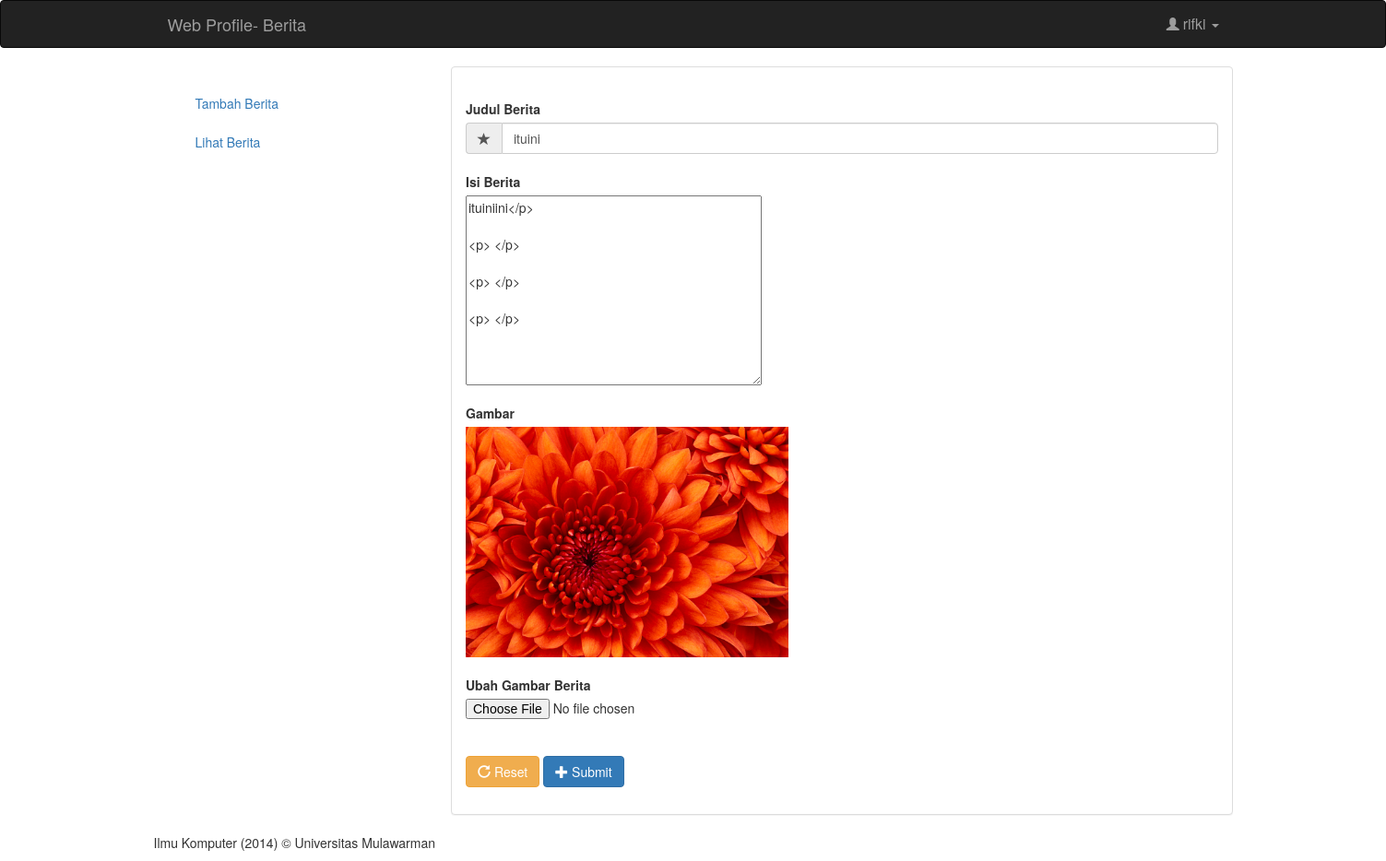
/admin/berita/index.php?link=formubahberita.php&id=57 (signed in), run on the app's committed database.
### tables this page shows
CREATE TABLE `tbl_berita` (
  `id_berita` tinyint(10) NOT NULL,
  `nim` int(10) NOT NULL,
  `judul` varchar(255) NOT NULL,
  `isi` text NOT NULL,
  `tanggal` varchar(30) NOT NULL,
  `gambar` text NOT NULL,
  `gambar2` text NOT NULL
);

### admin/berita/formubahberita.php (the view, shortened to what this page needs)
<?php
include "koneksi.php";
        $id_berita  = $_GET['id'];
        $query = mysqli_query($koneksi, "SELECT * FROM tbl_berita WHERE id_berita='$id_berita'") or die('Query Error : '.mysqli_error($koneksi));
        $data  = mysqli_fetch_assoc($query);
        $judul_berita   = $data['judul'];
        $isi_berita     = $data['isi'];
        $gambar         = $data['gambar'];
?>
<div class="container">
      <div class="row">
      <div class="col-md-9 col-sm-9">
       <div class="panel panel-default">
       <div class="panel-body">
      <form class="form-horizontal" method="post" action="proses_ubahberita.php" name="frmBerita" enctype="multipart/form-data">
  	    <br>
            <label for="judul_berita">Judul Berita</label>
            <div class="input-group">
           <span class="input-group-addon"><span class="glyphicon glyphicon-star"></span></span>
          <input type="text" class="form-control" name="jdl_berita" placeholder="Judul Berita" value="<?php echo $judul_berita; ?>" required />
        </div>
                <br>
            <label for="inputIsiBerita">Isi Berita</label>
            <div class="input-group">
            <textarea class="ckeditor" required rows="10" cols="40" name="isi_berita" placeholder="Isi Berita" value=<?php echo $isi_berita; ?>   </textarea>
            <br>
            <br>
            <label for="gambarberita">Gambar</label>
            <div class="input-group">
            <img data-src="holder.js/300x200" alt="300x200" src="<?=$gambar;?>" style="width: 350px; height: 250px;"/>
    </div>
   <br>
     <label for="inputGambar">Ubah Gambar Berita</label>
	 <input type="file" id="inputGambar" name="gbr_berita" value="<?=$gambar;?>"/><br><br>
 <div class="form-actions">
         <button class="btn btn-warning" type="reset"><span class="glyphicon glyphicon-repeat"></span> Reset</button></a>
         <button type="submit" class="btn btn-primary"><span class="glyphicon glyphicon-plus"></span> Submit</button>
		 </div>
</form>
</div>
</div>
</div>
</div>
</div>

### data on the page
tbl_berita: jdl_berita "ituini", isi_berita "ituiniini</p> <p> </p> <p> </p> <p> </p>", gambar (picture)

### other printed values
$_SESSION['nama'] "rifki"
